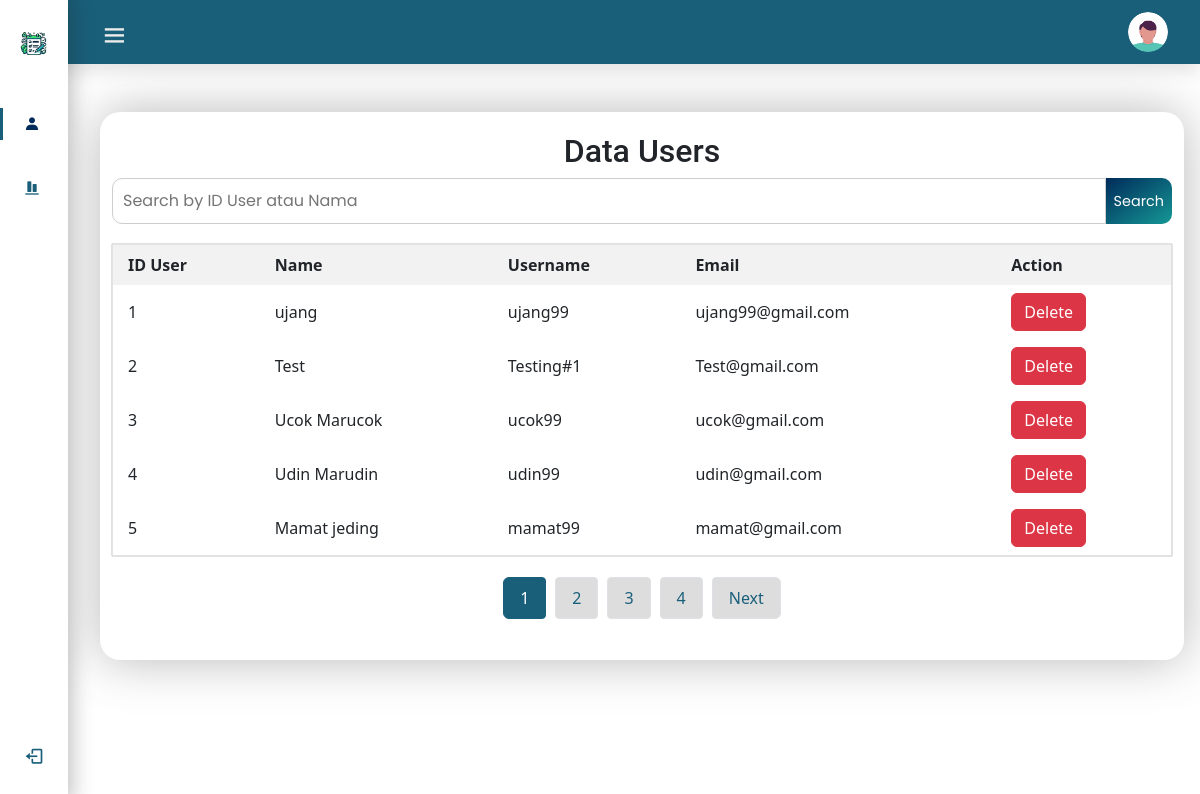
/admin/index-admin.php (signed in), run on the app's committed database.
### tables this page shows
CREATE TABLE `users` (
  `id_user` int(11) NOT NULL,
  `name` varchar(70) NOT NULL,
  `username` varchar(50) NOT NULL,
  `email` varchar(50) NOT NULL,
  `password` varchar(255) NOT NULL
);

### admin/index-admin.php (the view, shortened to what this page needs)
<!DOCTYPE html>
<html lang="en">
<head>
    <link rel="stylesheet" href="https://cdn.jsdelivr.net/npm/bootstrap@5.0.0-beta1/dist/css/bootstrap.min.css">
    <link rel="stylesheet" href="https://cdn.jsdelivr.net/npm/bootstrap@5.0.0-beta1/dist/js/bootstrap.bundle.min.js">
    <link rel="stylesheet" href="https://cdnjs.cloudflare.com/ajax/libs/jquery/3.2.1/jquery.min.js">
    <link rel="stylesheet" href="https://cdn.jsdelivr.net/npm/boxicons@latest/css/boxicons.min.css">
    <link rel="stylesheet" href="https://cdnjs.cloudflare.com/ajax/libs/font-awesome/6.4.2/css/all.min.css">
    <link rel="stylesheet" href="../css/style-index-admin.css">
    <link href="https://cdn.jsdelivr.net/npm/bootstrap@5.3.2/dist/css/bootstrap.min.css" rel="stylesheet">
</head>
<body id="body-pd">
    <header class="header" id="header">
        <div class="header_toggle">
            <i class='bx bx-menu' id="header-toggle"></i>
        </div>
        <div class="header_img" id="profile-menu">
            <img src="../img/profile-picture.png" alt="">
        </div>
    </header>
    <div class="l-navbar" id="nav-bar">
        <nav class="nav">
            <div>
                <a href="#" class="nav_logo"><img src="../img/logo.png" alt=""></i> <span class="nav_logo-name">ADMIN ONLY!</span> </a>
                <div class="nav_list">
                    <a href="#" class="nav_link active"> <i class='bx bxs-user'></i><span class="nav_name">Data User</span> </a>
                    <a href="index-admin-log-user.php" class="nav_link"> <i class='bx bxs-objects-vertical-bottom'></i><span class="nav_name">Logs user</span> </a>
                </div>
            </div>
            <a href="../proses/logout-admin.php" class="nav_link"> <i class='bx bx-log-out nav_icon'></i> <span class="nav_name">SignOut</span> </a>
        </nav>
    </div>
    <div class="main-page">
        <div class="container">
            <h2>Data Users</h2>
            <form action="" method="post">
                <div class="search-bar">
                    <input type="text" class="search-input" placeholder="Search by ID User atau Nama" name="searchTerm">
                    <button class="search-btn" type="submit">Search</button>
                </div>
            </form>
            <table class="custom-table" style="box-shadow: 0px 0px 0.8px 0px #000000;">
                <thead>
                    <tr>
                        <th>ID User</th>
                        <th>Name</th>
                        <th>Username</th>
                        <th>Email</th>
                        <th>Action</th>
                    </tr>
                </thead>
                <tbody>
                    <?php
                    include "../proses/koneksi.php";
                    $limit = 5;
                    $page = isset($_GET['page']) ? $_GET['page'] : 1;
                    $start = ($page - 1) * $limit;
                    $whereClause = '';
                    $query = "SELECT id_user, name, username, email FROM users
                                $whereClause
                                LIMIT $start, $limit";
                    $result = $koneksi->query($query);
                    if ($result->num_rows > 0) {
                        while ($row = $result->fetch_assoc()) {
                            echo "<tr class='text-center'>";
                            echo "<td>" . $row["id_user"] . "</td>";
                            echo "<td>" . $row["name"] . "</td>";
                            echo "<td>" . $row["username"] . "</td>";
                            echo "<td>" . $row["email"] . "</td>";
                            echo '<td>
                <a href="#" class="btn btn-danger" data-bs-toggle="modal" data-bs-target="#deleteModal' . $row["id_user"] . '">Delete</a>
            </td>';
                            echo "</tr>";
                        }
                    } else {
                        echo "<tr><td colspan='7'>Data not found.</td></tr>";
                    }
                    ?>
                </tbody>
            </table>
            <?php
            include "../proses/koneksi.php";
            $queryTotal = "SELECT COUNT(id_user) as total FROM users";
            $resultTotal = $koneksi->query($queryTotal);
            $dataTotal = $resultTotal->fetch_assoc();
            $totalPages = ceil($dataTotal['total'] / $limit);
            $current_page = isset($_GET['page']) ? $_GET['page'] : 1;
            echo '<ul class="pagination justify-content-center">';
            for ($i = 1; $i <= $totalPages; $i++) {
                echo '<li class="page-item ' . ($current_page == $i ? 'active' : '') . '"><a class="page-link" href="?page=' . $i . '">' . $i . '</a></li>';
            }
            if ($current_page < $totalPages) {
                echo '<li class="page-item"><a class="page-link" href="?page=' . ($current_page + 1) . '">Next</a></li>';
            }
            echo '</ul>';
            ?>
        </div>
    </div>
</body>
</html>

### css/style-index-admin.css (style rules this page uses)
:root { --header-height: 3rem; --nav-width: 68px; --first-color: #57C5B6; --first-color-light: #ececec; --second-color: #159895; --third-color: #1A5F7A; --fourth-color: #002B5B; --white-color: #F7F6FB; --white: #ffff; --body-font: 'Nunito', sans-serif; --normal-font-size: 1rem; --z-fixed: 100; --box-shadow: 0 .5rem 1rem rgba(0, 0, 0, .1); }
body { position: relative; margin: var(--header-height) 0 0 0; padding: 0 1rem; font-family: var(--body-font); font-size: var(--normal-font-size); transition: .5s }
a { text-decoration: none }
.header { width: 100%; height: var(--header-height); position: fixed; top: 0; left: 0; display: flex; align-items: center; justify-content: space-between; padding: 0 1rem; background-color: var(--third-color); z-index: var(--z-fixed); transition: .5s; box-shadow: var(--box-shadow); }
.header_toggle { color: var(--first-color-light); font-size: 1.8rem; cursor: pointer; padding-top: 10px; }
.header_img { width: 35px; height: 35px; display: flex; justify-content: center; border-radius: 50%; overflow: hidden; cursor: pointer; }
.header_img img { width: 40px }
.l-navbar { position: fixed; top: 0; left: -30%; width: var(--nav-width); height: 100vh; background-color: var(--white); padding: .5rem 1rem 0 0; transition: .5s; z-index: var(--z-fixed); box-shadow: 0px 0px 20px 4px rgba(27, 27, 27, 0.279); text-decoration: none; }
.nav { height: 100%; display: flex; flex-direction: column; justify-content: space-between; overflow: hidden }
.nav_link { display: grid; grid-template-columns: max-content max-content; align-items: center; column-gap: 1rem; padding: .5rem 0 .5rem 1.5rem; text-decoration: none; }
.nav_logo { margin-bottom: 2rem; display: grid; grid-template-columns: max-content max-content; align-items: center; column-gap: 1rem; padding: .5rem 0 .5rem 0.9rem; text-decoration: none; }
.nav_logo img { width: 40px; }
.nav_link { position: relative; color: var(--third-color); margin-bottom: 1.5rem; transition: .3s; }
.nav_icon { font-size: 1.25rem }
.active { color: var(--fourth-color); }
.active::before { content: ''; position: absolute; left: 0; width: 3px; height: 32px; background-color: var(--third-color); }
.main-page { margin-top: 7rem; }
.container { width: auto; background-color: #fff; padding: 20px; border-radius: 20px; box-shadow: 0px 0px 50px 0px rgba(84, 84, 84, 0.417); }
h2 { color: #333; font-family: 'roboto', sans-serif; text-align: center; font-weight: bold; }
.custom-table { width: 100%; border-collapse: collapse; margin-top: 20px; border: .1px solid #ddddddd0; }
.custom-table th, .custom-table td { padding: 8px; text-align: left; padding-left: 15px; }
.custom-table th { background-color: #f2f2f2; }
.search-bar { margin-bottom: 20px; justify-content: center; display: flex; }
.search-input { padding: 10px; width: 100%; border: 1px solid #cecece; border-top-left-radius: 10px; border-bottom-left-radius: 10px; font-family: 'poppins', sans-serif; transition: box-shadow 0.2s ease; }
.search-btn { padding: 8px; background-color: #4caf50; color: #fff; border: none; cursor: pointer; float: right; border-top-right-radius: 10px; border-bottom-right-radius: 10px; font-family: 'poppins',sans-serif; font-size: .9rem; background-image: linear-gradient(to bottom right, #002B5B ,#159895 ); }
.pagination { list-style-type: none; padding: 0; overflow: hidden; justify-content: center; display: flex; margin-top: 1rem; }
.pagination li { margin: 5px; }
.pagination a { display: block; padding: 8px 16px; text-decoration: none; color: #333; background-color: #ddd; border-radius: 4px; }
.pagination .page-item.active .page-link { background-color: var(--third-color); border-color: var(--third-color); }
.pagination .page-link { color: var(--third-color); }
@media screen and (min-width: 768px) { body { margin: calc(var(--header-height) + 1rem) 0 0 0; padding-left: calc(var(--nav-width) + 2rem) } }
@media screen and (min-width: 768px) { .header { height: calc(var(--header-height) + 1rem); padding: 0 2rem 0 calc(var(--nav-width) + 2rem) } }
@media screen and (min-width: 768px) { .header_img { width: 40px; height: 40px } }
@media screen and (min-width: 768px) { .header_img img { width: 45px } }
@media screen and (min-width: 768px) { .l-navbar { left: 0; padding: 1rem 1rem 0 0 } }

### data on the page
users: id_user "1", name "ujang", username "ujang99", email "ujang99@gmail.com"
users: id_user "2", name "Test", username "Testing#1", email "Test@gmail.com"
users: id_user "3", name "Ucok Marucok", username "ucok99", email "ucok@gmail.com"
users: id_user "4", name "Udin Marudin", username "udin99", email "udin@gmail.com"
users: id_user "5", name "Mamat jeding", username "mamat99", email "mamat@gmail.com"
